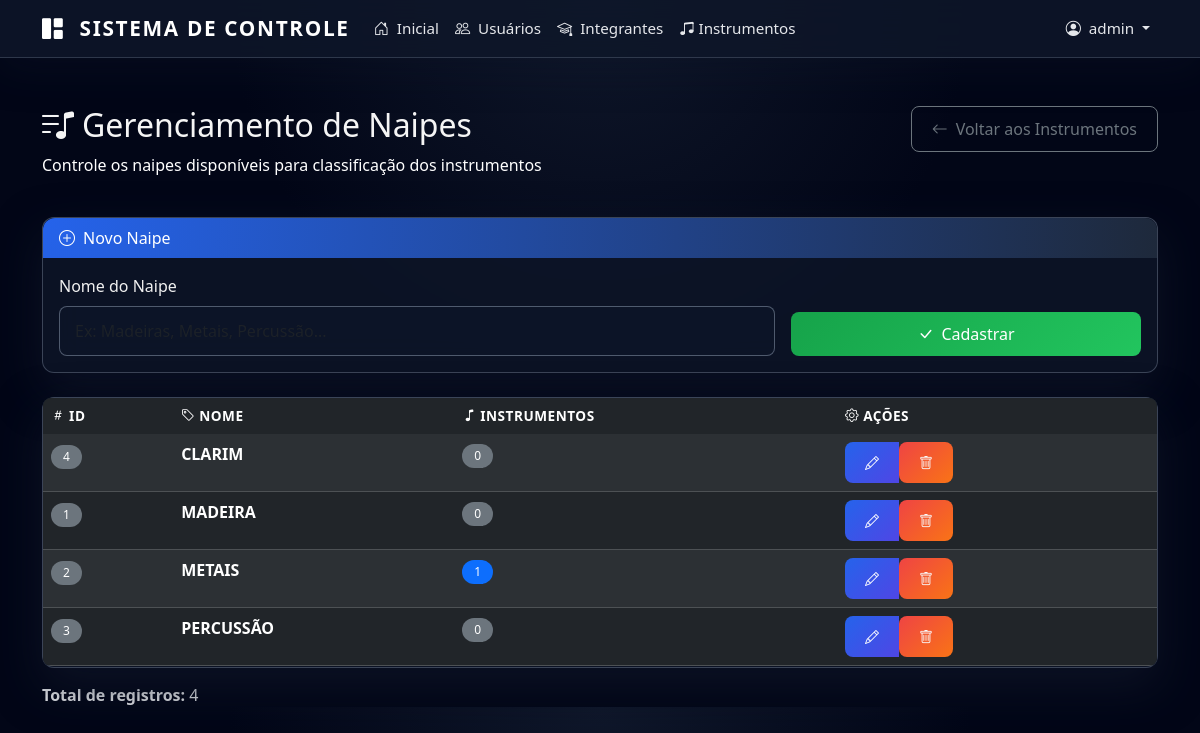
Page /admin/naipes (signed in) on the committed database.
### app/models.py (models this page shows, shortened)
class User(UserMixin, db.Model):
    id = db.Column(db.Integer, primary_key=True)
    username = db.Column(db.String(100), unique=True, nullable=False)
    password = db.Column(db.String(255), nullable=False)
    is_admin = db.Column(db.Boolean, default=False)
    is_active = db.Column(db.Boolean, default=True)
    must_change_password = db.Column(db.Boolean, default=True)
    login_attempts = db.Column(db.Integer, default=0)
    blocked_until = db.Column(db.DateTime, nullable=True)

class Naipe(db.Model):
    id = db.Column(db.Integer, primary_key=True)
    nome = db.Column(db.String(100), nullable=False)
    instrumentos = db.relationship('Instrumento', backref='naipe', lazy=True)

### app/routes.py (the view, shortened to what this page needs)
@main_bp.route("/admin/naipes", methods=["GET", "POST"])
@login_required
@profissional_required
def listar_naipes():
    naipes = Naipe.query.order_by(Naipe.nome).all()
    return render_template("admin_naipes.html", naipes=naipes)

### app/__init__.py (called while the page is built)
@login_manager.user_loader
def load_user(user_id):
    from .models import User
    return User.query.get(int(user_id))

### app/utils.py (called while the page is built)
def profissional_required(f):
    @wraps(f)
    def decorated_function(*args, **kwargs):
        if not current_user.is_authenticated:
            flash("Faça login para continuar.")
            return redirect(url_for("auth.login"))
        return f(*args, **kwargs)
    return decorated_function

### templates/admin_naipes.html (shortened to what this page needs)
{% extends "base.html" %}
{% block content %}
<div class="container mt-5 fade-in">
  <div class="row mb-4">
    <div class="col-md-8">
      <h2><i class="bi bi-music-note-list me-2"></i>Gerenciamento de Naipes</h2>
      <p class="text-white">Controle os naipes disponíveis para classificação dos instrumentos</p>
    </div>
    <div class="col-md-4 text-md-end">
      <a href="{{ url_for('main.listar_instrumentos') }}" class="btn btn-outline-secondary">
        <i class="bi bi-arrow-left me-2"></i>Voltar aos Instrumentos
      </a>
    </div>
  </div>
  <div class="card mb-4">
    <div class="card-header bg-dark text-white">
      {% if naipe_editar %}
        <i class="bi bi-pencil-square me-2"></i>Editar Naipe
      {% else %}
        <i class="bi bi-plus-circle me-2"></i>Novo Naipe
      {% endif %}
    </div>
    <div class="card-body">
      <form method="POST"
            action="{% if naipe_editar %}{{ url_for('main.editar_naipe', naipe_id=naipe_editar.id) }}{% else %}{{ url_for('main.listar_naipes') }}{% endif %}">
        <div class="row g-3 align-items-end">
          <div class="col-md-8">
            <label class="form-label">Nome do Naipe</label>
            <input type="text" name="nome" class="form-control" placeholder="Ex: Madeiras, Metais, Percussão..."
                   value="{{ naipe_editar.nome if naipe_editar else '' }}" required>
          </div>
          <div class="col-md-4">
            <div class="d-flex gap-2">
              <button type="submit" class="btn btn-success flex-fill">
                <i class="bi bi-check-lg me-2"></i>{{ 'Salvar' if naipe_editar else 'Cadastrar' }}
              </button>
            </div>
          </div>
        </div>
      </form>
    </div>
  </div>
  <div class="card">
    <div class="card-body p-0">
      <div class="table-responsive">
        <table class="table table-dark table-striped table-hover mb-0">
          <thead class="table-dark">
            <tr>
              <th><i class="bi bi-hash me-1"></i>ID</th>
              <th><i class="bi bi-tag me-1"></i>Nome</th>
              <th><i class="bi bi-music-note me-1"></i>Instrumentos</th>
              <th><i class="bi bi-gear me-1"></i>Ações</th>
            </tr>
          </thead>
          <tbody>
            {% for naipe in naipes %}
            <tr>
              <td><span class="badge bg-secondary">{{ naipe.id }}</span></td>
              <td><strong>{{ naipe.nome }}</strong></td>
              <td>
                {% if naipe.instrumentos %}
                  <span class="badge bg-primary">{{ naipe.instrumentos|length }}</span>
                {% else %}
                  <span class="badge bg-secondary">0</span>
                {% endif %}
              </td>
              <td>
                <div class="btn-group" role="group">
                  <a href="{{ url_for('main.editar_naipe', naipe_id=naipe.id) }}"
                     class="btn btn-sm btn-primary" title="Editar">
                    <i class="bi bi-pencil"></i>
                  </a>
                  <form action="{{ url_for('main.excluir_naipe', naipe_id=naipe.id) }}"
                        method="POST" style="display: inline;"
                        onsubmit="return confirm('Tem certeza que deseja excluir o naipe "{{ naipe.nome }}"?\n\n{% if naipe.instrumentos %}Atenção: existem {{ naipe.instrumentos|length }} instrumento(s) vinculado(s).{% endif %}')">
                    <button type="submit" class="btn btn-sm btn-danger" title="Excluir">
                      <i class="bi bi-trash"></i>
                    </button>
                  </form>
                </div>
              </td>
            </tr>
            {% endfor %}
          </tbody>
        </table>
      </div>
    </div>
  </div>
  <div class="mt-3">
    <strong>Total de registros:</strong> {{ naipes|length }}
  </div>
</div>
{% endblock %}

### templates/base.html (shortened to what this page needs)
<!DOCTYPE html>
<html lang="pt-br">
<head>
  <link href="https://cdn.jsdelivr.net/npm/bootstrap@5.3.8/dist/css/bootstrap.min.css" rel="stylesheet">
  <link rel="stylesheet" href="https://cdn.jsdelivr.net/npm/bootstrap-icons@1.11.3/font/bootstrap-icons.min.css">
  <link rel="stylesheet" href="{{ url_for('static', filename='css/style.css') }}">
</head>
<body>
  {% if current_user.is_authenticated %}
  <nav class="navbar navbar-expand-md navbar-dark">
    <div class="container">
      <a class="navbar-brand" href="{{ url_for('main.dashboard') }}">
        <i class="bi bi-grid-1x2-fill me-2"></i> Sistema de Controle
      </a>
      <div class="collapse navbar-collapse" id="navbarNav">
        <ul class="navbar-nav me-auto">
          <li class="nav-item">
            <a class="nav-link" href="{{ url_for('main.dashboard') }}">
              <i class="bi bi-house-door me-1"></i> Inicial
            </a>
          </li>
          {% if current_user.is_admin %}
          <li class="nav-item">
            <a class="nav-link" href="{{ url_for('main.listar_usuarios') }}">
              <i class="bi bi-people me-1"></i> Usuários
            </a>
          </li>
          {% endif %}
          <li class="nav-item">
            <a class="nav-link" href="{{ url_for('main.listar_alunos') }}">
              <i class="bi bi-mortarboard me-1"></i> Integrantes
            </a>
          </li>
          <li class="nav-item">
            <a class="nav-link" href="{{ url_for('main.listar_instrumentos') }}">
              <i class="bi bi-music-note-beamed"></i> Instrumentos
            </a>
          </li>
        </ul>
        <ul class="navbar-nav">
          <li class="nav-item dropdown">
            <a class="nav-link dropdown-toggle" href="#" role="button" data-bs-toggle="dropdown" aria-expanded="false">
              <i class="bi bi-person-circle me-1"></i> {{ current_user.username }}
            </a>
          </li>
        </ul>
      </div>
    </div>
  </nav>
  {% endif %}
  <main class="{% if not current_user.is_authenticated %}min-vh-100{% endif %}">
    {% block content %}{% endblock %}
  </main>
</body>
</html>

### static/css/style.css (style rules this page uses)
:root { --primary-color: #0f172a; --secondary-color: #1e293b; --accent-color: #2563eb; --highlight-color: #e94560; --text-light: #e5e7eb; --text-muted: #9ca3af; --surface-color: #ffffff; --surface-muted: rgba(15, 23, 42, 0.04); --success-color: #22c55e; --warning-color: #facc15; --danger-color: #ef4444; }
body { font-family: system-ui, -apple-system, BlinkMacSystemFont, 'Segoe UI', Tahoma, Geneva, Verdana, sans-serif; background: radial-gradient(circle at top, #0f172a 0, #020617 40%, #020617 100%); color: #e5e7eb; }
.navbar { background: rgba(15, 23, 42, 0.85) !important; backdrop-filter: blur(16px); -webkit-backdrop-filter: blur(16px); border-bottom: 1px solid rgba(148, 163, 184, 0.25); box-shadow: 0 10px 40px rgba(15, 23, 42, 0.35); }
.navbar-brand { font-weight: 700; font-size: 1.3rem; letter-spacing: 0.08em; text-transform: uppercase; }
.nav-link { font-weight: 500; font-size: 0.95rem; color: #e5e7eb !important; transition: color 0.25s ease, opacity 0.25s ease; }
.card { border: none; border-radius: 12px; background: rgba(15, 23, 42, 0.75); backdrop-filter: blur(18px); -webkit-backdrop-filter: blur(18px); border: 1px solid rgba(148, 163, 184, 0.35); box-shadow: 0 18px 45px rgba(15, 23, 42, 0.7); transition: transform 0.3s ease, box-shadow 0.3s ease; }
.card-header { background: radial-gradient(circle at top left, var(--accent-color), var(--secondary-color)); border-radius: 12px 12px 0 0 !important; border: none; }
.btn { border-radius: 8px; font-weight: 500; padding: 10px 20px; transition: all 0.3s ease; }
.btn-success { background: linear-gradient(135deg, #16a34a, #22c55e); border: none; }
.btn-primary { background: linear-gradient(135deg, #2563eb, #4f46e5); border: none; }
.btn-danger { background: linear-gradient(135deg, #ef4444, #f97316); border: none; color: #f9fafb; }
.table { border-radius: 8px; overflow: hidden; }
.table-dark { background-color: var(--primary-color); }
.table thead th { border-bottom: none; font-weight: 600; text-transform: uppercase; font-size: 0.85rem; letter-spacing: 0.5px; }
.table tbody tr { transition: background-color 0.2s ease; }
.badge { padding: 6px 12px; border-radius: 20px; font-weight: 500; font-size: 0.75rem; }
.form-control { border-radius: 8px; border: 1px solid rgba(148, 163, 184, 0.5); padding: 12px 15px; transition: all 0.3s ease; background-color: rgba(15, 23, 42, 0.65); color: #e5e7eb; }
.form-label { font-weight: 500; color: #f0f0f0; margin-bottom: 8px; }
h2, h3, h4, h5, h6 { color: #f5f5f5; }
p { color: #d0d0d0; }
.fade-in { animation: fadeIn 0.5s ease-out; }

### rows in the picture
User: username "admin"
Naipe: id "4", nome "CLARIM", shows "0"
Naipe: id "1", nome "MADEIRA", shows "0"
Naipe: id "2", nome "METAIS", instrumentos|length "1"
Naipe: id "3", nome "PERCUSSÃO", shows "0"

### other values in the picture
{{ 'Salvar' if naipe_editar else 'Cadastrar' }} "Cadastrar"
{{ naipes|length }} "4"
